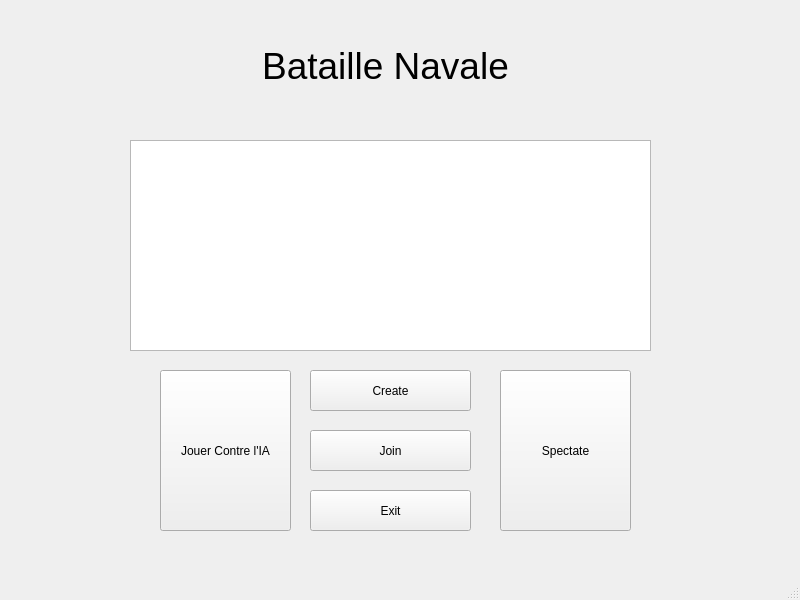
<?xml version="1.0" encoding="UTF-8"?>
<ui version="4.0">
 <class>StartWindow</class>
 <widget class="QMainWindow" name="StartWindow">
  <property name="geometry">
   <rect>
    <x>0</x>
    <y>0</y>
    <width>800</width>
    <height>600</height>
   </rect>
  </property>
  <property name="windowTitle">
   <string>MainWindow</string>
  </property>
  <widget class="QWidget" name="centralwidget">
   <widget class="QPushButton" name="btnCreate">
    <property name="geometry">
     <rect>
      <x>310</x>
      <y>370</y>
      <width>161</width>
      <height>41</height>
     </rect>
    </property>
    <property name="text">
     <string>Create</string>
    </property>
   </widget>
   <widget class="QPushButton" name="btnJoin">
    <property name="geometry">
     <rect>
      <x>310</x>
      <y>430</y>
      <width>161</width>
      <height>41</height>
     </rect>
    </property>
    <property name="text">
     <string>Join</string>
    </property>
   </widget>
   <widget class="QTableWidget" name="tableRooms">
    <property name="geometry">
     <rect>
      <x>130</x>
      <y>140</y>
      <width>521</width>
      <height>211</height>
     </rect>
    </property>
   </widget>
   <widget class="QLabel" name="label">
    <property name="geometry">
     <rect>
      <x>220</x>
      <y>30</y>
      <width>331</width>
      <height>71</height>
     </rect>
    </property>
    <property name="font">
     <font>
      <pointsize>28</pointsize>
     </font>
    </property>
    <property name="text">
     <string>Bataille Navale</string>
    </property>
    <property name="alignment">
     <set>Qt::AlignCenter</set>
    </property>
   </widget>
   <widget class="QPushButton" name="btnExit">
    <property name="geometry">
     <rect>
      <x>310</x>
      <y>490</y>
      <width>161</width>
      <height>41</height>
     </rect>
    </property>
    <property name="text">
     <string>Exit</string>
    </property>
   </widget>
   <widget class="QPushButton" name="iaButton">
    <property name="geometry">
     <rect>
      <x>160</x>
      <y>370</y>
      <width>131</width>
      <height>161</height>
     </rect>
    </property>
    <property name="text">
     <string>Jouer Contre l'IA</string>
    </property>
   </widget>
   <widget class="QPushButton" name="btnSpectate">
    <property name="geometry">
     <rect>
      <x>500</x>
      <y>370</y>
      <width>131</width>
      <height>161</height>
     </rect>
    </property>
    <property name="text">
     <string>Spectate</string>
    </property>
   </widget>
  </widget>
  <widget class="QMenuBar" name="menubar">
   <property name="geometry">
    <rect>
     <x>0</x>
     <y>0</y>
     <width>800</width>
     <height>25</height>
    </rect>
   </property>
  </widget>
  <widget class="QStatusBar" name="statusbar"/>
 </widget>
 <resources/>
 <connections/>
</ui>
